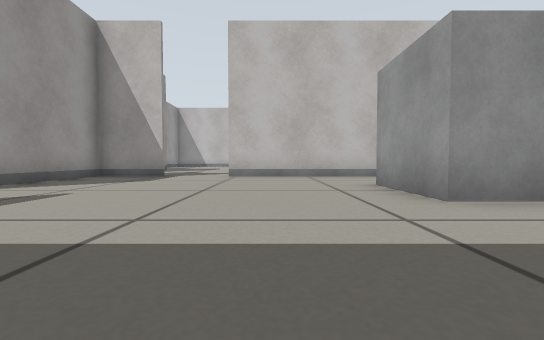
view 1 (above)

16 first-person views from a walk through a robot-simulator world made for Gazebo. The camera is 0.22 m above the floor, tilts 2° down and sees 90° across. The floor is counted in squares, 0.5 m on a side. Each view is taken from the middle of a square. On the plan, view 1 faces up. The plan holds only what a view shows up to about 9 squares ahead; the rest is blank. Surface patterns are stand-ins for the level's own textures.

view 2
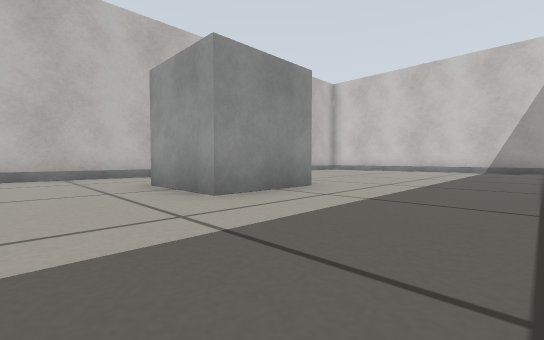

view 3
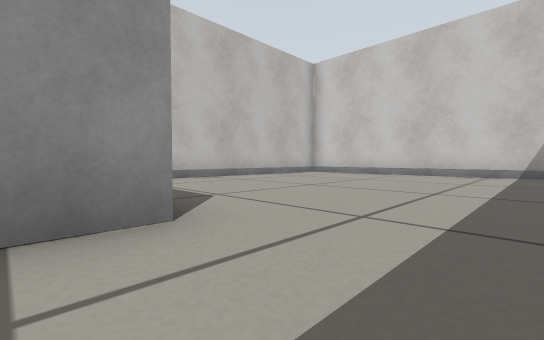

view 4
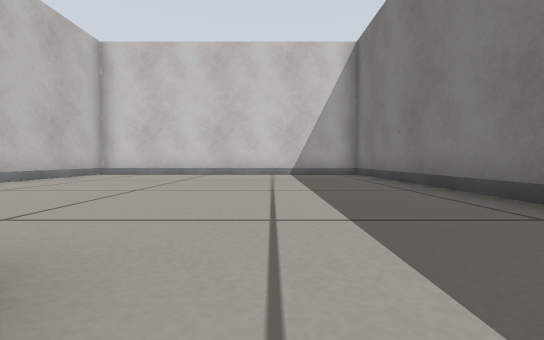

view 5
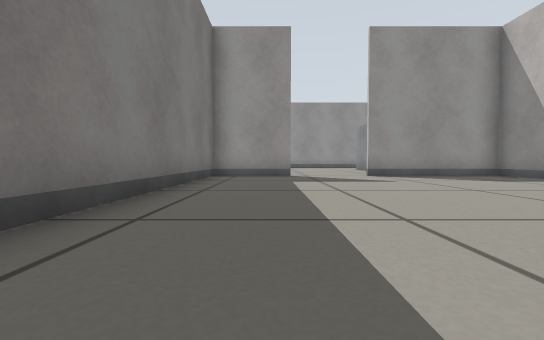

view 6
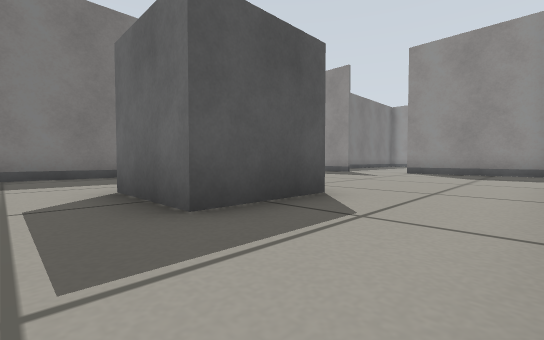

view 7
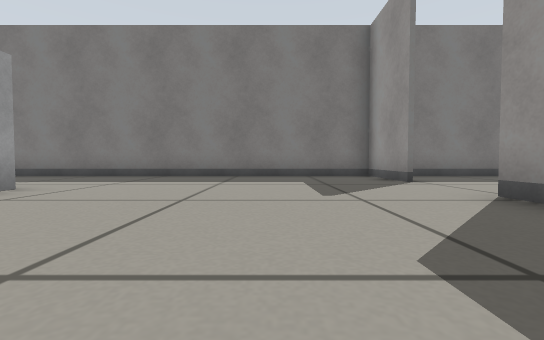

view 8
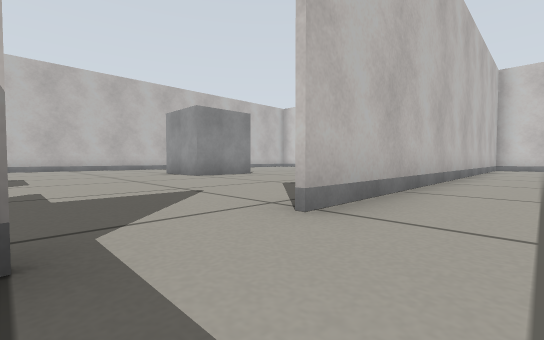

view 9
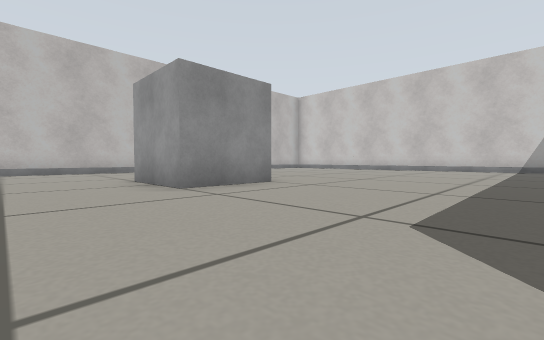

view 10
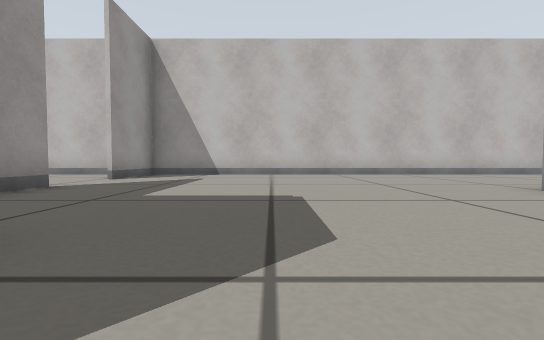

view 11
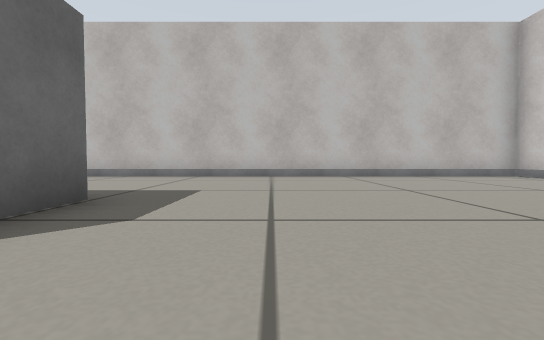

view 12
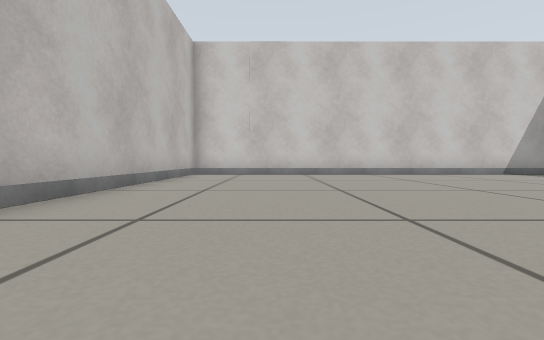

view 13
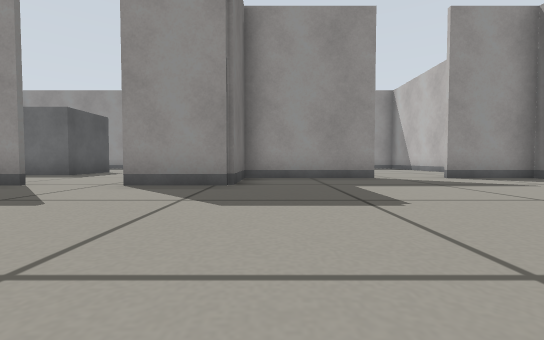

view 14
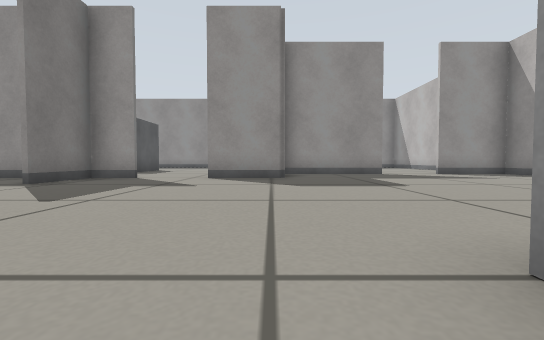

view 15
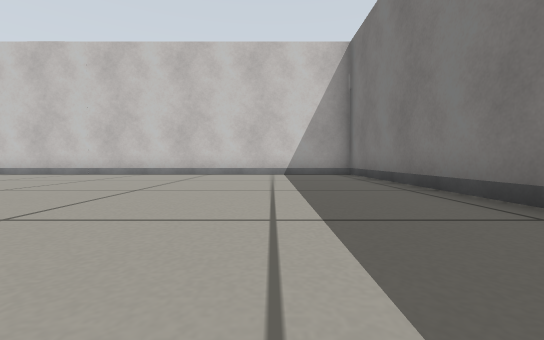

view 16
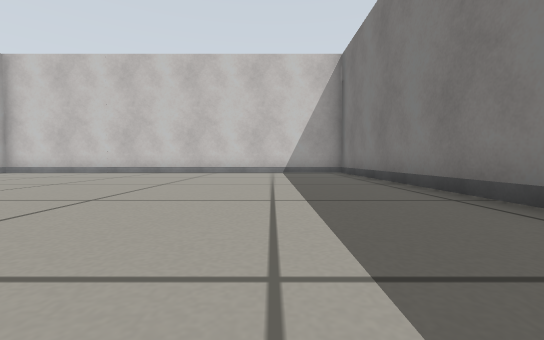

### Floor plan
Points are (right, up) in squares from view 1. A wall is a line through its corners. A room is listed if a view was taken in it or the views show most of it. See-through windows are left out.
Room 1 (views 1, 2, 3, 4, 5, 6, 7, 8)
walls: (-2.9, 7.4) (-4.8, 7.4); (-4.7, 1.6) (-4.7, -0.7) (11.7, -0.7) (11.7, 8); (-4.7, 8.6) (-4.7, 3.6); (11.7, 7.4) (-1.3, 7.4)
ways out: opening at (-2, 8) to room 2; opening at (-5, 2.5)
objects: grey box (2, 3) to (4, 5)
Room 2 (views 9, 10, 11, 12, 13, 14, 15, 16)
walls: (4.4, 7.5) (11.6, 7.5); (-6.7, 15.6) (-6.7, 12.3) (-4.7, 12.3) (-4.7, 10.4); (-4.8, 7.5) (-2.9, 7.5); (11.7, 8) (11.7, 19.5) (-6.7, 19.5) (-6.7, 17.3)
ways out: opening at (-2, 8) to room 1; opening at (-7, 16.5); opening at (-5, 9.5)
objects: grey box (1, 13) to (3, 15)

Positions as (right, up) in squares from view 1, and headings:
1: (0, 0), facing up
2: (0, 0), facing up-right
3: (3, 1), facing up-right
4: (3, 2), facing right
5: (3, 1), facing left
6: (5, 7), facing down-left
7: (-2, 7), facing down
8: (-3, 6), facing up-right
9: (-1, 9), facing up-right
10: (-3, 11), facing up
11: (5, 12), facing up
12: (3, 17), facing right
13: (0, 13), facing left
14: (2, 12), facing left
15: (3, 10), facing right
16: (2, 10), facing right
